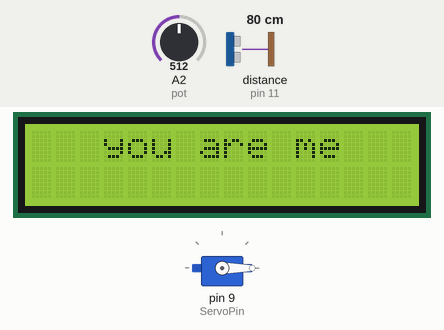
This sketch was run on a simulated Arduino Uno, built with avr-gcc and run on an emulated ATmega328P. Shown: servo, 16×2 character LCD. The test bench sets the inputs (shaded band); at power-on: distance to the obstacle (sensor on pin 11) 80 cm, A2 (pot) = 512. The echo pulse lasts 58.3 µs per cm; what the sketch prints to the serial monitor is not drawn.

Above: at 1.2 s.
1.3 s: distance to the obstacle (sensor on pin 11) set to 2 cm
At 2.4 s:
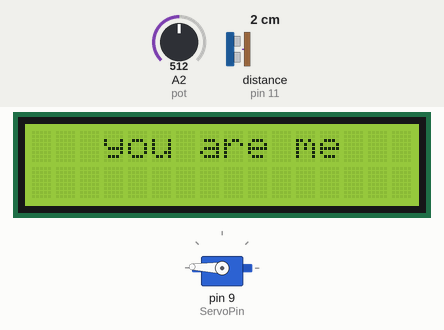
4.3 s: A2 (pot) set to 317
5.8 s: A2 (pot) set to 282
At 6.4 s:
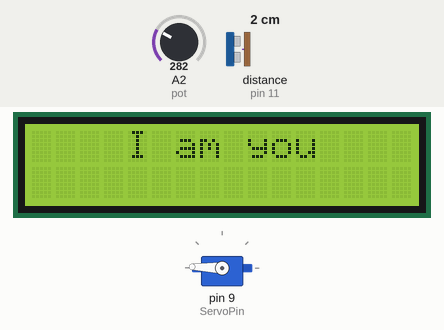
7.3 s: distance to the obstacle (sensor on pin 11) set to 4 cm
10.3 s: A2 (pot) set to 90
At 11.6 s:
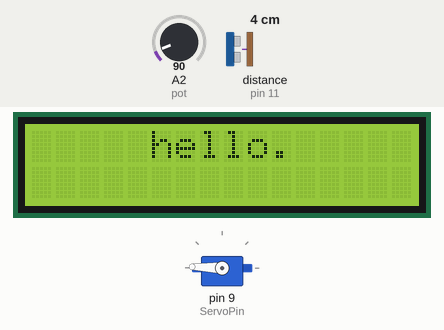
13.3 s: distance to the obstacle (sensor on pin 11) set to 9 cm
Timing chart, 0 to 16.3 s (numbered marks = the images above; inputs shaded):
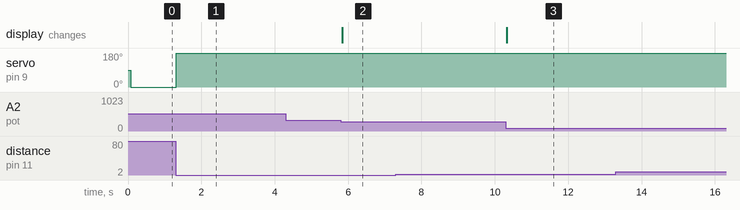

The sketch:

final.ino
```cpp
#include <NewPing.h>
#include <Servo.h>
#include <Wire.h>
#include <LiquidCrystal_I2C.h>
LiquidCrystal_I2C lcd(0x27, 16, 2);
const int ServoPin = 9;
int pot = A2;
int potReading = 0;
#define TRIGGER_PIN  12  // Arduino pin tied to trigger pin on the ultrasonic sensor.
#define ECHO_PIN     11  // Arduino pin tied to echo pin on the ultrasonic sensor.
#define MAX_DISTANCE 200 // Maximum distance we want to ping for (in centimeters). Maximum sensor distance is rated at 400-500cm.
NewPing sonar(TRIGGER_PIN, ECHO_PIN, MAX_DISTANCE);
//NewPing sonar(TriggerPin, EchoPin);
Servo servo;

void setup() {

  pinMode(pot,INPUT);
  Serial.begin (115200);
  servo.attach(ServoPin);
  lcd.init();
  lcd.backlight();

}

void loop() {

  potReading =analogRead(pot);
//  lcd.clear();
//   lcd.setCursor(0, 0);
//  lcd.print("we are the same.");
//
  //delay(50);
  //  Serial.print("Ping: ");
  //  Serial.print(sonar.ping_cm());
  //  Serial.println("cm");

  int cm = sonar.ping_cm();
  int angle = map(cm, 2, 15, 15, 165);
  servo.write(angle);
  if (cm > 0 && cm < 24) {
    servo.write(178);
  }
  if (cm > 24 || cm == 0) {
    servo.write(0);
  }

  Serial.println (potReading);
//pot and lcd

  if( potReading < 100){
    lcd.clear();
    lcd.setCursor(5,0);
  lcd.print("hello.");
  }

  if(potReading > 200&& potReading < 300){
    lcd.clear();
    lcd.setCursor(4,0);
  lcd.print("I am you");
  }

  if(potReading > 500 && potReading < 700){
    lcd.clear();
    lcd.setCursor(3,0);
  lcd.print("you are me");
  }

   if(potReading > 800 && potReading < 1023){
    lcd.clear();
    lcd.setCursor (0,0);
  lcd.print("we are the same");
  }


}
```

Measured:
- the behaviour switches between 300 and 299 on A2 (pot) (found by bisection; images 1 and 2)
- after the input at 1.3 s, servo on pin 9 (ServoPin): 0° → 178° at once
- after the input at 5.8 s, the display: changes at once (image 2)
- after the input at 10.3 s, the display: changes at once (image 3)
